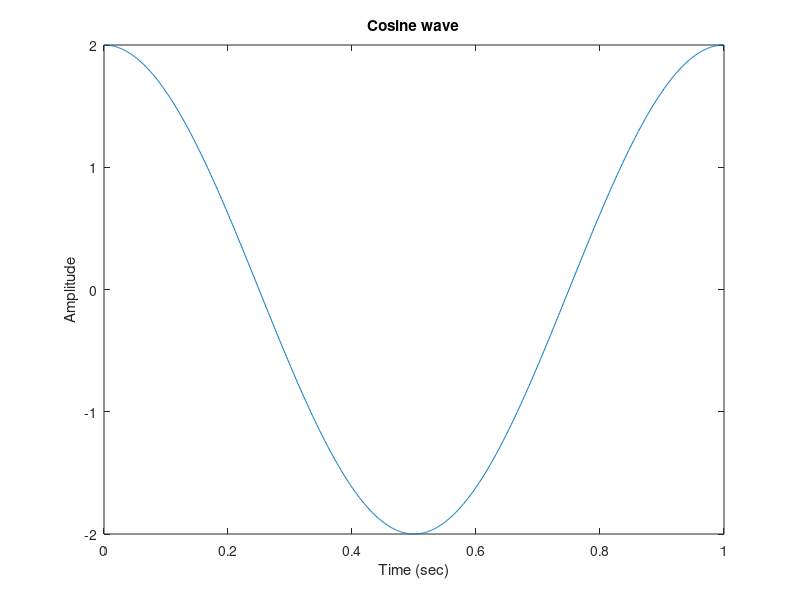

This chart was generated by the following MATLAB code: (Note: this script raises an error after producing the figure.)
% Name - Mayank Tilokchandani
% PRN No.- 20240802543

a = 2;
f = 1;
t = 0:0.001:1;
x = a*cos(2*pi*f*t);
plot(t,x);
xlabel('Time (sec)');
ylabel('Amplitude');
title('Cosine wave');
%title('Sinusoidal Signal');






% Misc. Watermark
annotation('textbox', 'String', '20240802543', 'FontSize', 30, 'Color', [0.5, 0.5, 0.5],'EdgeColor', 'none', 'HorizontalAlignment', 'center', 'Rotation', 45);
